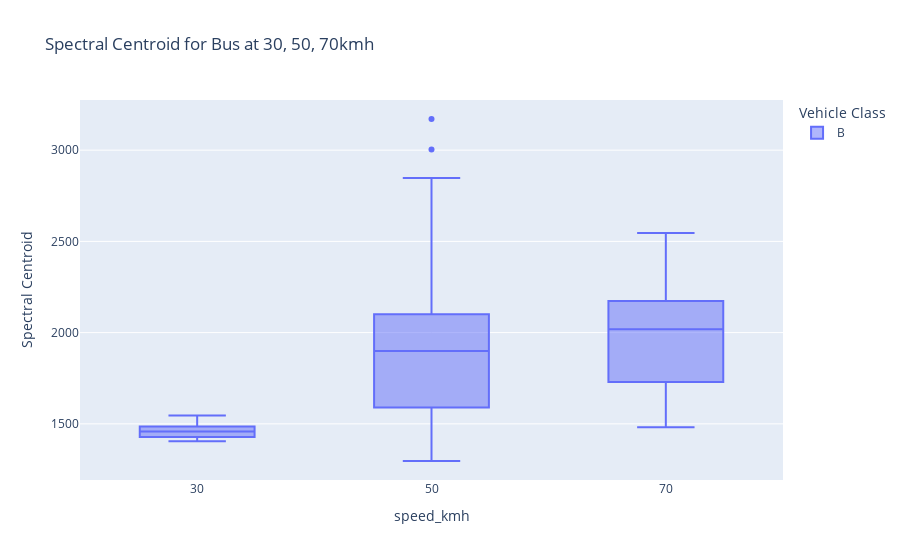

Notebook cell for this chart:
### Code cell
# Die Variable „df“ wurde aus dem URI geladen: /Users/jakob/Library/CloudStorage/OneDrive-student.kit.edu/Studium/02_Master/4. Semester/seminar/RTN-jakob/df_dataset_merged.xlsx
import pandas as pd
df = pd.read_excel(r'/Users/jakob/Library/CloudStorage/OneDrive-student.kit.edu/Studium/02_Master/4. Semester/seminar/RTN-jakob/df_dataset_merged.xlsx')

# Zeilen basierend auf Spalte filtern: 'vehicle'
df = df[df['vehicle'] == "B"]

# Zeilen basierend auf Spalte filtern: 'microphone'
df = df[df['microphone'] == "SE"]

import pandas as pd
import plotly.express as px

# Erstelle den Boxplot
fig = px.box(
    df,
    x='speed_kmh',  # Fahrzeugklassen (z. B. Bus, Car, Motorcycle, Truck)
    y='spectral_centroid',
    title='Spectral Centroid for Bus at 30, 50, 70kmh',
    labels={'vehicle': 'Vehicle Class', 'spectral_centroid': 'Spectral Centroid'},
    color='vehicle',  # Optional: Farben für verschiedene Fahrzeugklassen
    category_orders={'speed_kmh': [30, 50, 70]}  # Feste Reihenfolge für die x-Achse
)

# Zeige den Plot
fig.show()

### Figure 1 — Plotly figure (JSON) as saved in the notebook; plotly's stock layout.template omitted (floating-point values rounded to 4 significant figures)
{"data": [{"alignmentgroup": "True", "hovertemplate": "Vehicle Class=B<br>speed_kmh=%{x}<br>Spectral Centroid=%{y}<extra></extra>", "legendgroup": "B", "marker": {"color": "#636efa"}, "name": "B", "notched": false, "offsetgroup": "B", "orientation": "v", "showlegend": true, "type": "box", "x": ["30", "30", "30", "30", "30", "30", "30", "70", "70", "70", "70", "70", "70", "50", "50", "50", "50", "50", "50", "50", "50", "50", "50", "50", "50", "50", "50", "50", "50", "50", "50", "50", "50", "50", "50", "50", "50", "50", "50", "50", "50", "50", "50", "50", "50", "50", "50", "50", "50", "50", "50", "50", "50"], "x0": " ", "xaxis": "x", "y": [1458.0, 1436.0, 1484.0, 1426.0, 1546.0, 1405.0, 1487.0, 2546.0, 1958.0, 2078.0, 2173.0, 1481.0, 1730.0, 3171.0, 2848.0, 2557.0, 2799.0, 3004.0, 1861.0, 1988.0, 1841.0, 1296.0, 2273.0, 1597.0, 1457.0, 1492.0, 1314.0, 1961.0, 2140.0, 2039.0, 1744.0, 1930.0, 1929.0, 1958.0, 2099.0, 2103.0, 2003.0, 2750.0, 2579.0, 1780.0, 1755.0, 1898.0, 1900.0, 1305.0, 1686.0, 1436.0, 1449.0, 1378.0, 1966.0, 1745.0, 1581.0, 1476.0, 1825.0], "y0": " ", "yaxis": "y"}], "layout": {"boxmode": "group", "legend": {"title": {"text": "Vehicle Class"}, "tracegroupgap": 0}, "title": {"text": "Spectral Centroid for Bus at 30, 50, 70kmh"}, "xaxis": {"anchor": "y", "categoryarray": [30, 50, 70], "categoryorder": "array", "domain": [0, 1], "title": {"text": "speed_kmh"}}, "yaxis": {"anchor": "x", "domain": [0, 1], "title": {"text": "Spectral Centroid"}}}}
